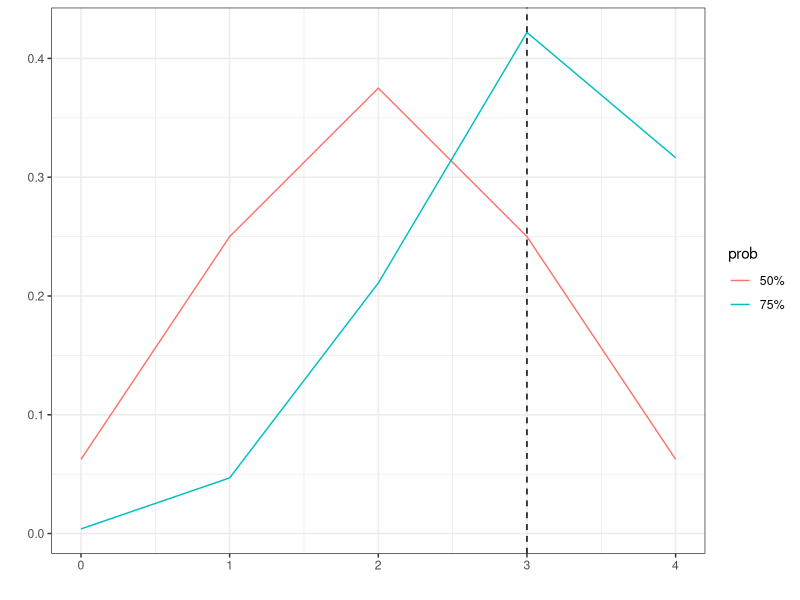

This figure's R source:
library(ggplot2)
library(dplyr)
data <- bind_rows(
  data.frame(x = 0:4,
             y = dbinom(x = 0:4, size = 4, prob = 0.5),
             prob = "50%"),
  data.frame(x = 0:4,
             y = dbinom(x = 0:4, size = 4, prob = 0.75),
             prob = "75%"))
ggplot(data = data)+
  aes(x = x, y = y, colour = prob) +
  geom_path() +
  geom_vline(xintercept = 3,
             linetype = "dashed") +
  xlab("") +
  ylab("") +
  theme_bw()